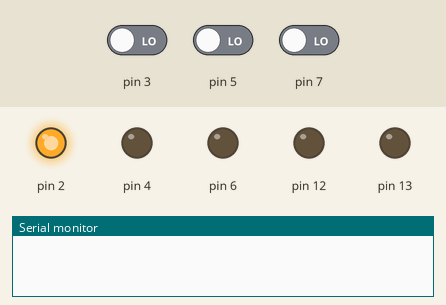
Bench run of a sketch on a simulated Arduino Uno, built with avr-gcc and run on an emulated ATmega328P. Parts: output pins drawn as LEDs (lit = HIGH), the last lines printed to the serial monitor. The test bench sets the inputs (shaded band); at power-on: pin 3 LOW, pin 5 LOW, pin 7 LOW.

Above: at 0.5 s.
At 1.5 s:
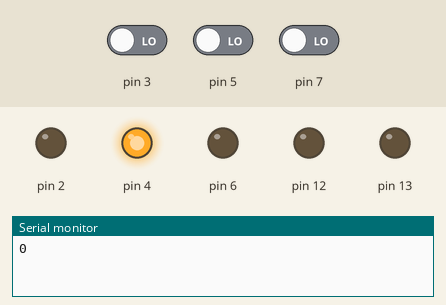
At 5.5 s:
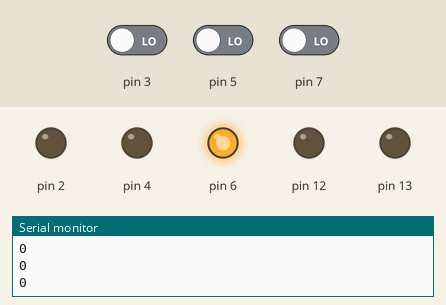
Timing chart, 0 to 6.9 s (numbered marks = the images above):
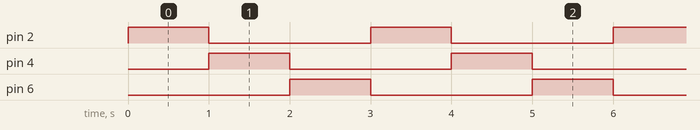

Measured:
- by itself, pin 2, pin 4, pin 6: alternates HIGH for 1.0 s and LOW for 2.0 s
- by itself, everything shown: repeats every 3.0 s, in 4 steps

The sketch:

preSenseMulti.ino
```cpp
//INICIA CONFIGURACION
int threshA = 40;
int threshB = 40;
int threshC = 40;
//TERMINA CONFIGURACION

class Sensor {
    int powPin;
    int pulPin;
    int value;
    int thresh;
    bool state;

  public:
    Sensor(int po, int pu, int th) {
      powPin = po;
      pulPin = pu;
      thresh = th;
      value = 0;
      state = false;

      pinMode(pulPin, INPUT);
      pinMode(powPin, OUTPUT);
    }

    void readValue() {
      digitalWrite(powPin, HIGH);

      int pulse = pulseIn(pulPin, HIGH);

      value = int((pulse * 2.54) / 147);

      if (value < 1) {
        value = 0;
      }

      Serial.println(value);

      digitalWrite(powPin, LOW);
    }
    void updateState() {
      if ((value > 1) && (value < thresh)) {
        state = true;
      } else {
        state = false;
      }
    }
    bool getState() {
      return state;
    }

};

//Brightsign gpio class definition:

bool active = true;
bool normal = false;

int gDelay = 500;

class Gport
{
    int pin;
    int ledPin;

  public:

    void setNormal() {
      digitalWrite(pin, normal);
      digitalWrite(ledPin, LOW);
    }

    Gport(int gp, int lp) {
      pin = gp;
      ledPin = lp;

      pinMode(pin, OUTPUT);
      pinMode(ledPin, OUTPUT);
      setNormal();
    }
    void blinkOnce() {
      digitalWrite(ledPin, HIGH);
      delay(250);
      digitalWrite(ledPin, LOW);
    }
    void setActive() {
      digitalWrite(pin, active);
      digitalWrite(ledPin, HIGH);
      delay(gDelay);
    }
    void setOutput(bool input) {
      if (input) {
        //in case Ball has been punched, Brightsign active value is set
        setActive();
        setNormal();
      } else {
        setNormal();
      }
    }

};

//sensor objects creation
Sensor sensorA(2, 3, threshA);
Sensor sensorB(4, 5, threshB);
Sensor sensorC(6, 7, threshC);

//BS GPIO port creation
Gport gport0(12, 13);

void setup() {
  Serial.begin(9600);
}

void loop() {
  sensorA.readValue();
  sensorB.readValue();
  sensorC.readValue();

  sensorA.updateState();
  sensorB.updateState();
  sensorC.updateState();

  gport0.setOutput(sensorA.getState() || sensorB.getState() || sensorC.getState());

}
```
